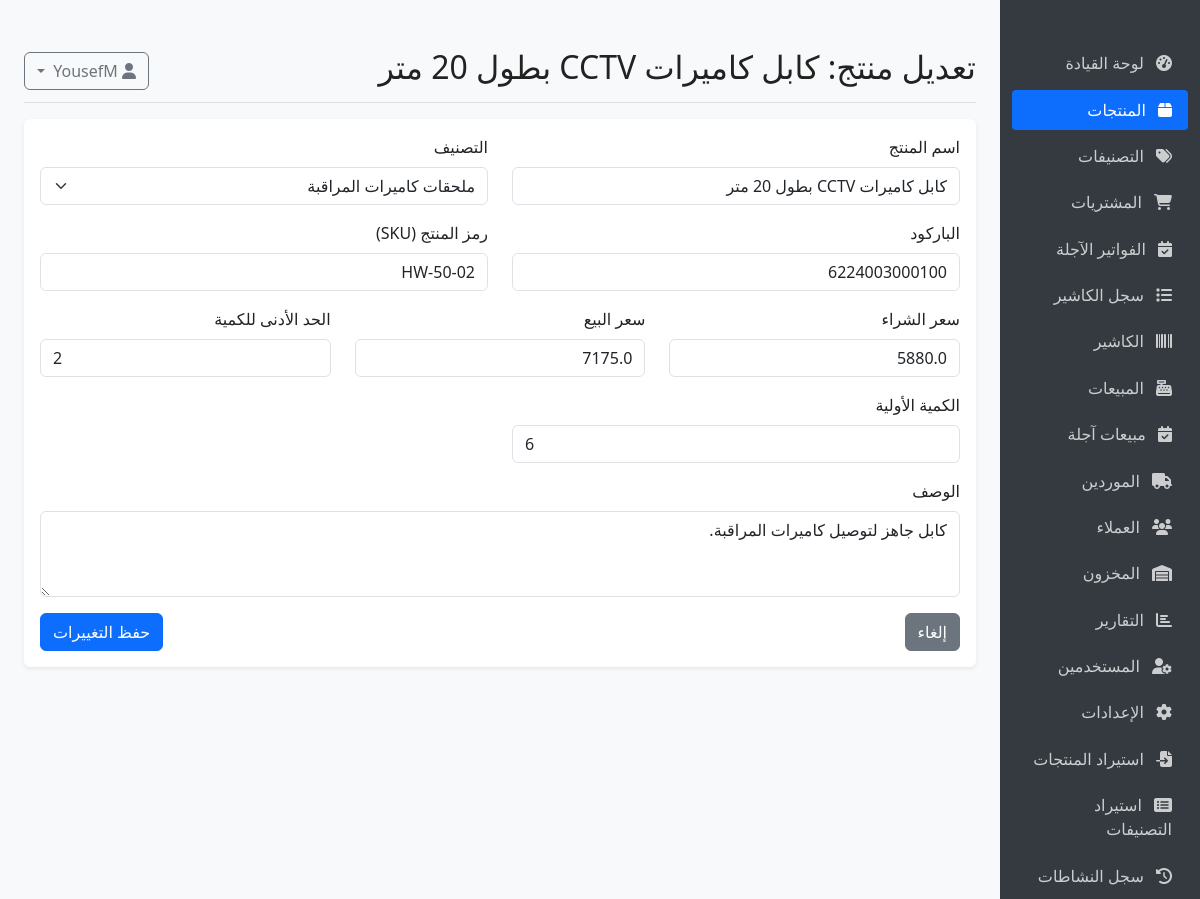
Page /products/edit/100 (signed in) on the earlier database version.
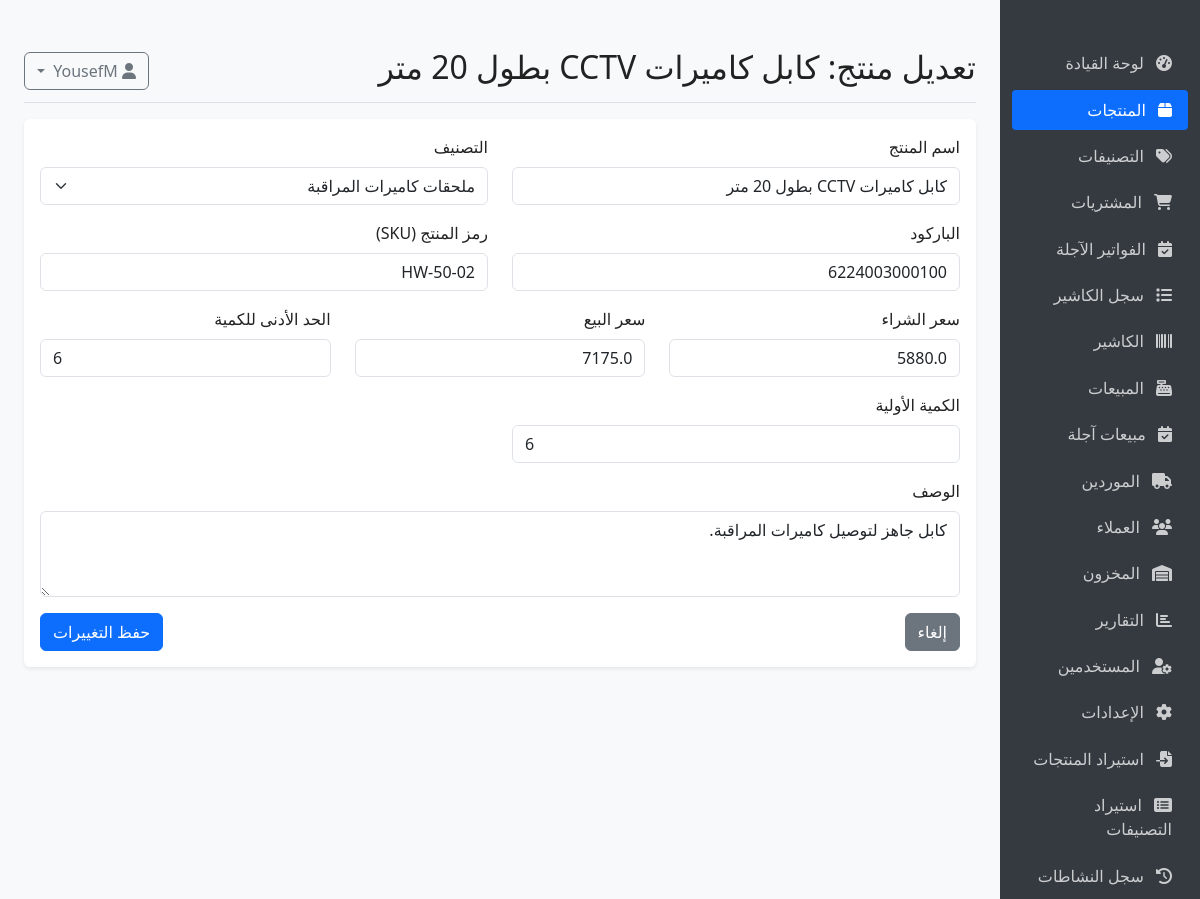
Same page on the later database version.
### models.py (models this page shows, shortened)
class Product(db.Model):
    __tablename__ = 'products'
    id = db.Column(db.Integer, primary_key=True)
    name = db.Column(db.String(100), nullable=False)
    description = db.Column(db.Text, nullable=True)
    barcode = db.Column(db.String(50), unique=True, nullable=True)
    sku = db.Column(db.String(50), unique=True, nullable=True)
    purchase_price = db.Column(db.Float, nullable=False, default=0)
    sale_price = db.Column(db.Float, nullable=False, default=0)
    min_quantity = db.Column(db.Integer, default=0)
    category_id = db.Column(db.Integer, db.ForeignKey('categories.id'), nullable=True)
    created_at = db.Column(db.DateTime, default=datetime.utcnow)
    updated_at = db.Column(db.DateTime, default=datetime.utcnow, onupdate=datetime.utcnow)
    inventory = db.relationship('Inventory', backref='product', uselist=False, lazy=True)
    purchase_items = db.relationship('PurchaseItem', backref='product', lazy=True)
    sale_items = db.relationship('SaleItem', backref='product', lazy=True)

### app.py (the view, shortened to what this page needs)
@app.route('/products/edit/<int:id>', methods=['GET', 'POST'])
@login_required
@admin_required
def edit_product(id):
    product = Product.query.get_or_404(id)
    form = ProductForm(obj=product)
    form.category_id.choices = [(c.id, c.name) for c in Category.query.all()]
    form.category_id.choices.insert(0, (0, 'بدون تصنيف'))
    if request.method == 'GET':
        form.category_id.data = product.category_id if product.category_id else 0
        if product.inventory:
            form.initial_quantity.data = product.inventory.quantity
    return render_template('products/edit.html', form=form, product=product)

### forms.py
class ProductForm(FlaskForm):
    name = StringField('اسم المنتج', validators=[DataRequired(), Length(max=100)])
    description = TextAreaField('الوصف', validators=[Optional()])
    barcode = StringField('الباركود', validators=[Optional(), Length(max=50)])
    sku = StringField('رمز المنتج (SKU)', validators=[Optional(), Length(max=50)])
    purchase_price = FloatField('سعر الشراء', validators=[DataRequired(), NumberRange(min=0)])
    sale_price = FloatField('سعر البيع', validators=[DataRequired(), NumberRange(min=0)])
    min_quantity = IntegerField('الحد الأدنى للكمية', validators=[DataRequired(), NumberRange(min=0)])
    initial_quantity = IntegerField('الكمية الأولية', validators=[DataRequired(), NumberRange(min=0)])
    category_id = SelectField('التصنيف', coerce=int, validators=[DataRequired()])
    category_autocomplete = StringField('تصنيف مرجعي', validators=[Optional(), Length(max=100)])

### app.py (called while the page is built)
@login_manager.user_loader
def load_user(user_id):
    return User.query.get(int(user_id))

@app.context_processor
def inject_settings():
    from models import Setting
    settings = {s.key: s.value for s in Setting.query.all()}
    return dict(settings=settings)

### templates/products/edit.html (shortened to what this page needs)
{% extends "base.html" %}
{% block header %}تعديل منتج: {{ product.name }}{% endblock %}
{% block content %}
<div class="card">
    <div class="card-body">
        <form method="POST" action="{{ url_for('edit_product', id=product.id) }}">
            <div class="row">
                <div class="col-md-6 mb-3">
                    {{ form.name.label(class="form-label") }}
                    {{ form.name(class="form-control") }}
                </div>
                <div class="col-md-6 mb-3">
                    {{ form.category_id.label(class="form-label") }}
                    {{ form.category_id(class="form-select") }}
                </div>
            </div>
            <div class="row">
                <div class="col-md-6 mb-3">
                    {{ form.barcode.label(class="form-label") }}
                    {{ form.barcode(class="form-control") }}
                </div>
                <div class="col-md-6 mb-3">
                    {{ form.sku.label(class="form-label") }}
                    {{ form.sku(class="form-control") }}
                </div>
            </div>
            <div class="row">
                {% if current_user.role == 'admin' %}
                <div class="col-md-4 mb-3">
                    {{ form.purchase_price.label(class="form-label") }}
                    {{ form.purchase_price(class="form-control") }}
                </div>
                {% endif %}
                <div class="col-md-4 mb-3">
                    {{ form.sale_price.label(class="form-label") }}
                    {{ form.sale_price(class="form-control") }}
                </div>
                <div class="col-md-4 mb-3">
                    {{ form.min_quantity.label(class="form-label") }}
                    {{ form.min_quantity(class="form-control") }}
                </div>
            </div>
            <div class="row">
                <div class="col-md-6 mb-3">
                    {{ form.initial_quantity.label(class="form-label") }}
                    {{ form.initial_quantity(class="form-control") }}
                </div>
            </div>
            <div class="mb-3">
                {{ form.description.label(class="form-label") }}
                {{ form.description(class="form-control", rows=3) }}
            </div>
            <div class="d-flex justify-content-between">
                <a href="{{ url_for('products') }}" class="btn btn-secondary">إلغاء</a>
                <button type="submit" class="btn btn-primary">حفظ التغييرات</button>
            </div>
        </form>
    </div>
</div>
{% endblock %}

Differences in the rows shown:
changed Product "كابل كاميرات CCTV بطول 20 متر": min_quantity "2" → "6"
